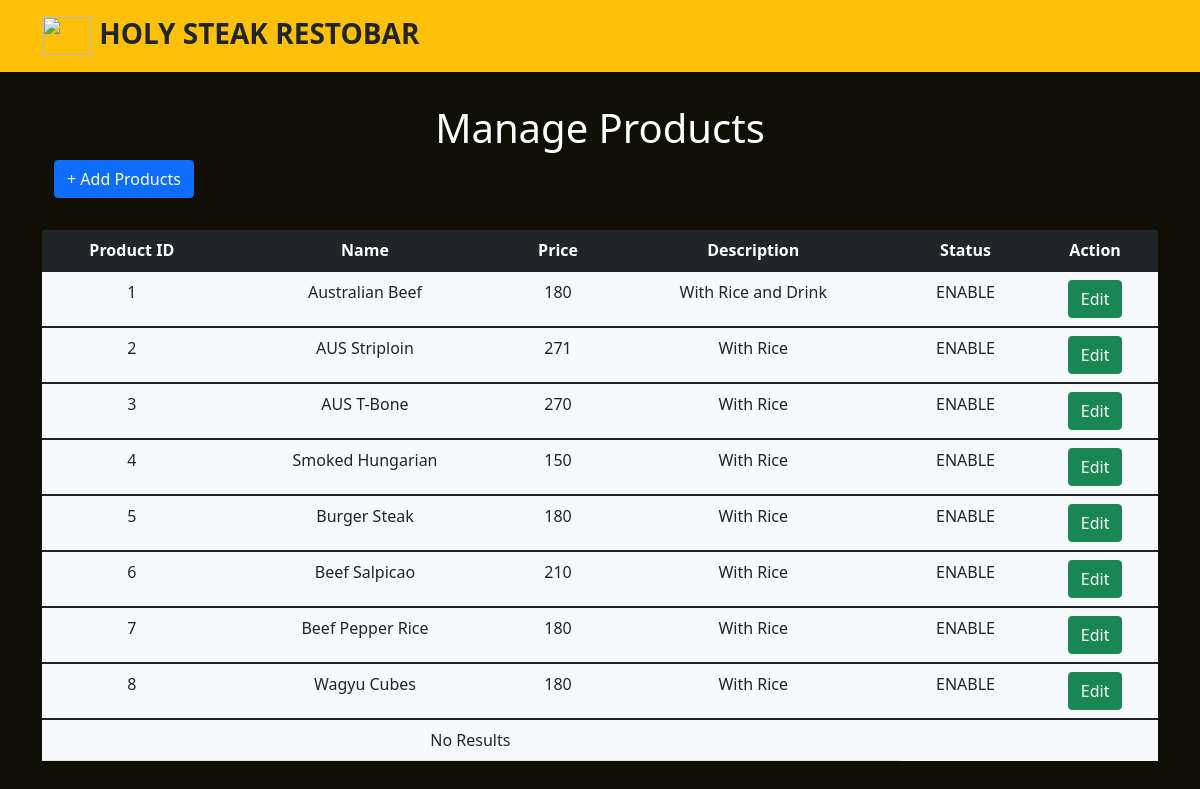
/admin/manage-products.php (signed in), run on the app's committed database.
### tables this page shows
CREATE TABLE `food_items` (
  `id` int(30) NOT NULL,
  `name` varchar(30) NOT NULL,
  `price` int(30) NOT NULL,
  `description` varchar(200) NOT NULL,
  `images` varchar(200) NOT NULL,
  `status` varchar(10) NOT NULL DEFAULT 'ENABLE'
);

### admin/class/ManageProducts.php (called while the page is built, shortened)
<?php
class ManageProducts {
	private $customersTable = 'food_items';
	private $conn;
	public function __construct($db){
        $this->conn = $db;
    }
	public function ViewProducts(){
		$stmt = $this->conn->prepare("SELECT * FROM ".$this->customersTable);
		$stmt->execute();
		$result = $stmt->get_result();
		return $result;
	}
}
?>

### admin/manage-products.php (the view, shortened to what this page needs)
<?php
include_once 'config/Database.php';
include_once 'admin/class/ManageProducts.php';
$database = new Database();
$db = $database->getConnection();
$products = new ManageProducts($db);
include('admin/inc/header.php');
?>
<link rel="stylesheet" type = "text/css" href ="css/admin-index.css">
<?php include('inc/container.php');?>
<br>
<div class="content">
	<div class="container-fluid mt-2">
	<h1 class="text-center">
		Manage Products
	</h1>
	<button type="button" class="btn btn-primary mb-2" value="" data-bs-toggle="modal" data-bs-target="#AddModal">+ Add Products</button>
	</div>
	<br>
	<table class="table bg-light text-center">
		<thead class=table-dark>
			<tr>
				<th>Product ID</th>
				<th>Name</th>
				<th>Price</th>
				<th>Description</th>
				<th>Status</th>
				<th>Action</th>
			</tr>
		</thead>
		<?php $result = $products->ViewProducts();
			$count=0;
			while ($row = $result->fetch_assoc()) {
			if ($count == 0) {
				echo "<div class='row'>";
			}
			?>
		<tbody>
			<tr>
				<td><?php echo $row['id']?></td>
				<td><?php echo $row['name']?></td>
				<td><?php echo $row['price']?></td>
				<td><?php echo $row['description']?></td>
				<td><?php echo $row['status']?></td>
				<td>
					<button type="button" class="btn btn-success zz" value="<?php echo $row['id'].'/'.$row['name'].'/'.$row['price'].'/'.$row['description'].'/'.$row['status']?>" data-bs-toggle="modal" data-bs-target="#exampleModal">Edit</button>
				</td>
			</tr>
		</tbody>
		<?php
			$count++;
			if($count==4)
			{
			  echo "</div>";
			  $count=0;
			}
			}if ($count == 0) {
				echo "<td colspan='4'>No Results</td>";
			}
			?>
	</table>
</div>
</div>
<?php include('admin/inc/footer.php');?>

### admin/inc/header.php (style rules this page uses)
body { background-color:#0f0f04; }

### admin/manage-products.php (style rules this page uses)
h1 { color: white; }

### admin/inc/container.php (style rules this page uses)
body { background-color:#0f0f04; }

### data on the page
food_items: id "1", name "Australian Beef", price "180", description "With Rice and Drink", status "ENABLE"
food_items: id "2", name "AUS Striploin", price "271", description "With Rice", status "ENABLE"
food_items: id "3", name "AUS T-Bone", price "270", description "With Rice", status "ENABLE"
food_items: id "4", name "Smoked Hungarian", price "150", description "With Rice", status "ENABLE"
food_items: id "5", name "Burger Steak", price "180", description "With Rice", status "ENABLE"
food_items: id "6", name "Beef Salpicao", price "210", description "With Rice", status "ENABLE"
food_items: id "7", name "Beef Pepper Rice", price "180", description "With Rice", status "ENABLE"
food_items: id "8", name "Wagyu Cubes", price "180", description "With Rice", status "ENABLE"
